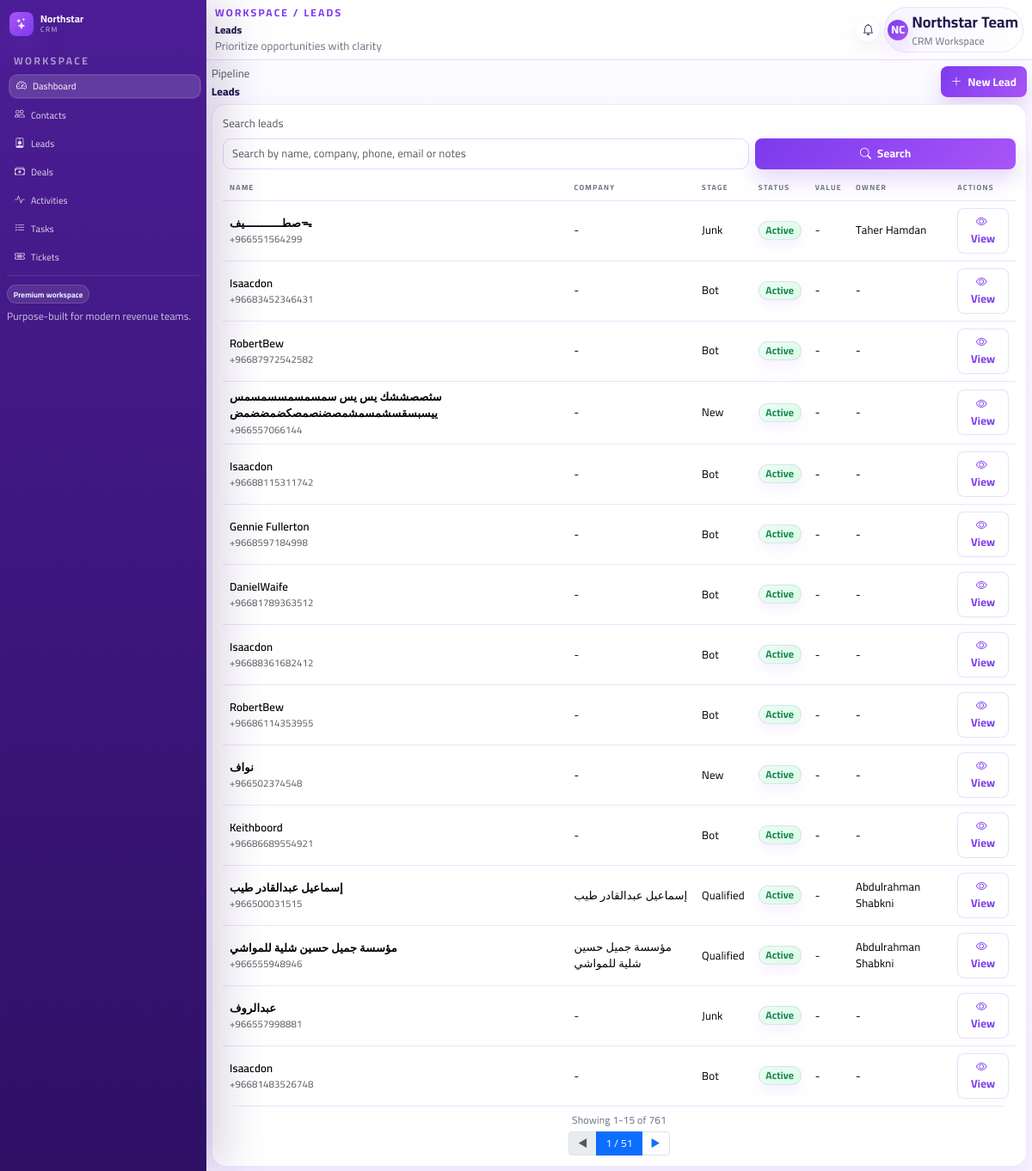
Screenshot of /leads/ with the database file from the repository.
### crm_project/crm/models.py (models this page shows)
class Lead(models.Model):
    id = models.CharField(primary_key=True, max_length=255)
    full_name = models.CharField(max_length=255, blank=True, null=True)
    normalized_phone = models.CharField(max_length=255, blank=True, null=True)
    normalized_email = models.CharField(max_length=255, blank=True, null=True)
    stage_id = models.CharField(max_length=255, blank=True, null=True)
    primary_source_id = models.CharField(max_length=255, blank=True, null=True)
    establishment_id = models.CharField(max_length=255, blank=True, null=True)
    owner_id = models.CharField(max_length=255, blank=True, null=True)
    referrer_contact_id = models.CharField(max_length=255, blank=True, null=True)
    referrer_employee_id = models.CharField(max_length=255, blank=True, null=True)
    junk_reason_id = models.CharField(max_length=255, blank=True, null=True)
    merged_into_id = models.CharField(max_length=255, blank=True, null=True)
    custom_fields = models.TextField(blank=True, null=True)
    notes = models.TextField(blank=True, null=True)
    deleted_at = models.CharField(max_length=255, blank=True, null=True)
    created_at = models.CharField(max_length=255, blank=True, null=True)
    updated_at = models.CharField(max_length=255, blank=True, null=True)
    class Meta:
        managed = False
        db_table = "leads"

### crm_project/crm/views.py (the view)
# urls.py: path("leads/", views.leads, name="leads"),
def leads(request):
    redirect_response = _handle_form_submission(request, "leads", "leads", ["full_name", "normalized_phone", "normalized_email", "stage_id", "notes", "establishment_id", "owner_id"])
    if redirect_response:
        return redirect_response
    query = (request.GET.get("q") or "").strip()
    sort_field = (request.GET.get("sort") or "created_at").strip()
    sort_order = (request.GET.get("order") or "desc").strip().lower()
    page_number = request.GET.get("page", 1)
    conn = _connect()
    cursor = conn.cursor()
    sql = "SELECT * FROM leads WHERE deleted_at IS NULL"
    params = []
    if query:
        search_term = f"%{query}%"
        sql += " AND (full_name LIKE ? OR notes LIKE ? OR custom_fields LIKE ?)"
        params.extend([search_term, search_term, search_term])
    allowed_sort_fields = {"created_at": "created_at", "full_name": "full_name", "stage_id": "stage_id", "updated_at": "updated_at"}
    sort_column = allowed_sort_fields.get(sort_field, "created_at")
    sql += f" ORDER BY {sort_column} {'ASC' if sort_order == 'asc' else 'DESC'}, rowid DESC"
    cursor.execute(sql, params)
    lead_rows = cursor.fetchall()
    stage_lookup = _safe_lookup(cursor, "pipeline_stages")
    company_lookup = _safe_lookup(cursor, "establishments")
    owner_lookup = _safe_lookup(cursor, "users")
    if not owner_lookup:
        owner_lookup = _safe_lookup(cursor, "employees")
    lead_list = []
    for lead in lead_rows:
        lead_dict = dict(lead)
        lead_list.append({
            "row": lead_dict,
            "details": {
                "name": _display(lead_dict.get("full_name")),
                "company": _display(company_lookup.get(str(lead_dict.get("establishment_id"))) or lead_dict.get("company_name")),
                "stage": _display(stage_lookup.get(str(lead_dict.get("stage_id")))),
                "status": "Active" if (lead_dict.get("notes") or lead_dict.get("normalized_phone") or lead_dict.get("normalized_email")) else "Pending",
                "phone": _display(lead_dict.get("normalized_phone")),
                "email": _display(lead_dict.get("normalized_email")),
                "value": _display(_extract_custom_value(lead_dict.get("custom_fields")) or lead_dict.get("value")),
                "owner": _display(owner_lookup.get(str(lead_dict.get("owner_id"))) or lead_dict.get("owner_id")),
                "notes": _display(lead_dict.get("notes")),
            },
        })
    paginator = Paginator(lead_list, 15)
    page_obj = paginator.get_page(page_number)
    conn.close()
    return render(request, "leads.html", {
        "lead_list": page_obj.object_list,
        "page_obj": page_obj,
        "page_query": _query_without(request, "page"),
        "query": query,
        "sort": sort_field,
        "order": sort_order,
        "stage_lookup": stage_lookup,
    })

### crm_project/crm/views.py (called while the page is built, shortened)
def _handle_form_submission(request, table_name, list_name, allowed_fields):
    if request.method != "POST":
        return None

def _connect():
    conn = sqlite3.connect(DB_PATH)
    conn.row_factory = sqlite3.Row
    return conn

def _display(value):
    if value is None:
        return "-"
    if isinstance(value, str):
        value = value.strip()
        if not value or value in {"-", "None", "none"}:
            return "-"
    return str(value)

def _safe_lookup(cursor, table_name, label_columns=("name", "label", "title", "display_name", "full_name")):
    try:
        cursor.execute("SELECT name FROM sqlite_master WHERE type='table' AND name=?", (table_name,))
        if not cursor.fetchone():
            return {}
        cursor.execute(f"PRAGMA table_info({table_name})")
        columns = [row[1] for row in cursor.fetchall()]
        if not columns:
            return {}
        id_column = "id" if "id" in columns else None
        label_column = next((column for column in label_columns if column in columns), None)
        if not id_column or not label_column:
            return {}
        cursor.execute(f"SELECT {id_column}, {label_column} FROM {table_name}")
        rows = cursor.fetchall()
        return {str(row[0]): _display(row[1]) for row in rows if row[0]}
    except Exception:
        return {}

def _extract_custom_value(custom_fields):
    if not custom_fields:
        return None
    if isinstance(custom_fields, dict):
        data = custom_fields
    else:
        try:
            data = json.loads(custom_fields)
        except Exception:
            return None
    if isinstance(data, dict):
        for key in ("planPrice", "amount", "value", "expected_value_minor", "won_value_minor"):
            if key in data:
                return data[key]
        for nested in data.values():
            if isinstance(nested, dict):
                for key in ("planPrice", "amount", "value", "expected_value_minor", "won_value_minor"):
                    if key in nested:
                        return nested[key]
    return None

def _query_without(request, *keys):
    params = request.GET.copy()
    for key in keys:
        params.pop(key, None)
    return params.urlencode()

### crm_project/templates/leads.html (shortened to what this page needs)
{% extends 'base.html' %}
{% block page_title %}Leads{% endblock %}
{% block page_breadcrumb %}Workspace / Leads{% endblock %}
{% block page_subtitle %}Prioritize opportunities with clarity{% endblock %}
{% block content %}
<div class="d-flex justify-content-between align-items-center mb-2">
    <div>
        <p class="text-muted mb-1">Pipeline</p>
        <h2 class="page-title mb-0">Leads</h2>
    </div>
    <button class="btn btn-primary" data-bs-toggle="modal" data-bs-target="#leadFormModal">
        <i class="bi bi-plus-lg me-2"></i>New Lead
    </button>
</div>
<div class="card list-card">
    <div class="card-body">
        <form method="get" class="row g-2 align-items-end mb-2">
            <div class="col-md-8">
                <label class="form-label text-muted">Search leads</label>
                <input type="text" class="form-control" name="q" value="{{ query }}" placeholder="Search by name, company, phone, email or notes">
            </div>
            <div class="col-md-4">
                <button type="submit" class="btn btn-primary w-100">
                    <i class="bi bi-search me-2"></i>Search
                </button>
            </div>
        </form>
        <div class="table-responsive">
            <table class="table align-middle">
                <thead>
                    <tr>
                        <th>Name</th>
                        <th>Company</th>
                        <th>Stage</th>
                        <th>Status</th>
                        <th>Value</th>
                        <th>Owner</th>
                        <th>Actions</th>
                    </tr>
                </thead>
                <tbody>
                    {% for item in lead_list %}
                    {% with lead=item.row details=item.details %}
                    <tr>
                        <td>
                            <div class="fw-semibold">{% if details.name != '-' %}{{ details.name }}{% else %}Unnamed lead{% endif %}</div>
                            <div class="small text-muted">{{ details.phone }}</div>
                        </td>
                        <td>{{ details.company }}</td>
                        <td>{{ details.stage }}</td>
                        <td>
                            <span class="badge bg-success-subtle text-success">{{ details.status }}</span>
                        </td>
                        <td>{{ details.value }}</td>
                        <td>{{ details.owner }}</td>
                        <td>
                            <button type="button" class="btn btn-sm btn-outline-primary" data-bs-toggle="modal" data-bs-target="#leadModal{{ lead.id }}">
                                <i class="bi bi-eye me-1"></i>View
                            </button>
                        </td>
                    </tr>
                    {% endwith %}
                    {% empty %}
                    <tr>
                        <td colspan="7" class="text-center text-muted py-2">No leads found.</td>
                    </tr>
                    {% endfor %}
                </tbody>
            </table>
        </div>
        {% include 'includes/compact_pagination.html' with aria_label='Leads pagination' %}
    </div>
</div>
{% endblock %}

### crm_project/static/css/style.css (style rules this page uses)
:root { --primary: #7C3AED; --primary-dark: #5B21B6; --secondary: #A855F7; --background: #F8F6FF; --surface: #FFFFFF; --surface-muted: #FAF7FF; --text: #1E1B4B; --text-muted: #6B7280; --border: #E9D5FF; --success: #16A34A; --danger: #DC2626; --warning: #F59E0B; --shadow: 0 12px 30px rgba(124, 58, 237, 0.10); --shadow-strong: 0 20px 45px rgba(124, 58, 237, 0.16); }
* { box-sizing: border-box; }
html { font-size: 87%; }
html, body { height: 100%; width: 100%; overflow: hidden; }
body { margin: 0; min-height: 100vh; overflow: hidden; background: linear-gradient(180deg, #fcfbff 0%, var(--background) 100%); color: var(--text); font-family: 'Cairo', 'Tajawal', system-ui, -apple-system, BlinkMacSystemFont, 'Segoe UI', sans-serif; font-size: 13px; }
body, .btn, .form-control, .table, .modal, .nav-link { letter-spacing: 0.01em; }
.page-title { font-size: 0.9rem; font-weight: 800; margin-bottom: 0.25rem; }
.card, .table-responsive, .modal-content { border-radius: 16px; }
.card { border: 1px solid rgba(124,58,237,0.12); box-shadow: var(--shadow); background: var(--surface); }
.card-body { padding: 12px; }
.form-control { border-radius: 10px; border: 1px solid var(--border); padding: 6px 10px; background: #fff; box-shadow: none; min-height: 36px; font-size: 13px; }
.table { --bs-table-bg: transparent; --bs-table-striped-bg: rgba(124,58,237,0.03); --bs-table-hover-bg: rgba(124,58,237,0.06); margin-bottom: 0; }
.table thead th { border-bottom: 1px solid rgba(233,213,255,0.8); color: var(--text-muted); font-size: 0.62rem; font-weight: 700; letter-spacing: 0.16em; text-transform: uppercase; padding: 8px; }
.table tbody tr { border-bottom: 1px solid rgba(233,213,255,0.65); transition: background 0.2s ease, transform 0.2s ease; }
.table td { padding: 8px; vertical-align: middle; font-size: 13px; }
.btn { border-radius: 8px; font-weight: 700; padding: 6px 12px; transition: all 0.2s ease; box-shadow: none; min-height: 36px; font-size: 13px; }
.btn-primary { background: linear-gradient(135deg, var(--primary), var(--secondary)); border: none; color: #fff; box-shadow: 0 12px 24px rgba(124,58,237,0.20); }
.btn-secondary, .btn-outline-primary { background: var(--surface); color: var(--primary); border: 1px solid rgba(124,58,237,0.16); }
.btn-sm { padding: 6px 10px; min-height: 36px; }
.badge { border-radius: 999px; padding: 0.28rem 0.54rem; font-weight: 700; display: inline-flex; align-items: center; justify-content: center; min-height: 20px; min-width: 48px; line-height: 1; font-size: 12px; }
.badge.bg-primary-subtle, .badge.bg-info-subtle, .badge.bg-success-subtle, .badge.bg-warning-subtle, .badge.bg-danger-subtle { border: 1px solid rgba(124,58,237,0.12); box-shadow: 0 6px 16px rgba(124,58,237,0.08); }
.badge.bg-success-subtle { background: linear-gradient(135deg, #ecfdf3 0%, #dcfce7 100%); color: var(--success); }

### rows the page displays
Lead: details.name "صطـــــــــــيفᯓ", details.phone "+966551564299", details.company "-", details.stage "Junk", details.status "Active", details.value "-", details.owner "Taher Hamdan"
Lead: details.name "إسماعيل عبدالقادر طيب", details.phone "+966500031515", details.company "إسماعيل عبدالقادر طيب", details.stage "Qualified", details.status "Active", details.value "-", details.owner "Abdulrahman Shabkni"
Lead: details.name "مؤسسة جميل حسين شلية للمواشي", details.phone "+966555948946", details.company "مؤسسة جميل حسين شلية للمواشي", details.stage "Qualified", details.status "Active", details.value "-", details.owner "Abdulrahman Shabkni"

### other values shown
{{ details.name }} "Isaacdon" "RobertBew" "سثصصششك يس يس سمسمسمسسمسمس ييسبسقسشمسمشمصضنصمصكضمضضمض" "Isaacdon" "Gennie Fullerton" "DanielWaife" "Isaacdon" "RobertBew" "نواف" "Keithboord" "عبدالروف" "Isaacdon"
{{ details.phone }} "+96683452346431" "+96687972542582" "+966557066144" "+96688115311742" "+9668597184998" "+96681789363512" "+96688361682412" "+96686114353955" "+966502374548" "+96686689554921" "+966557998881" "+96681483526748"
{{ details.company }} "-" "-" "-" "-" "-" "-" "-" "-" "-" "-" "-" "-"
{{ details.stage }} "Bot" "Bot" "New" "Bot" "Bot" "Bot" "Bot" "Bot" "New" "Bot" "Junk" "Bot"
{{ details.status }} "Active" "Active" "Active" "Active" "Active" "Active" "Active" "Active" "Active" "Active" "Active" "Active"
{{ details.value }} "-" "-" "-" "-" "-" "-" "-" "-" "-" "-" "-" "-"
{{ details.owner }} "-" "-" "-" "-" "-" "-" "-" "-" "-" "-" "-" "-"
{{ page_obj.start_index }} "1"
{{ page_obj.end_index }} "15"
{{ page_obj.paginator.count }} "761"
{{ page_obj.number }} "1"
{{ page_obj.paginator.num_pages }} "51"
